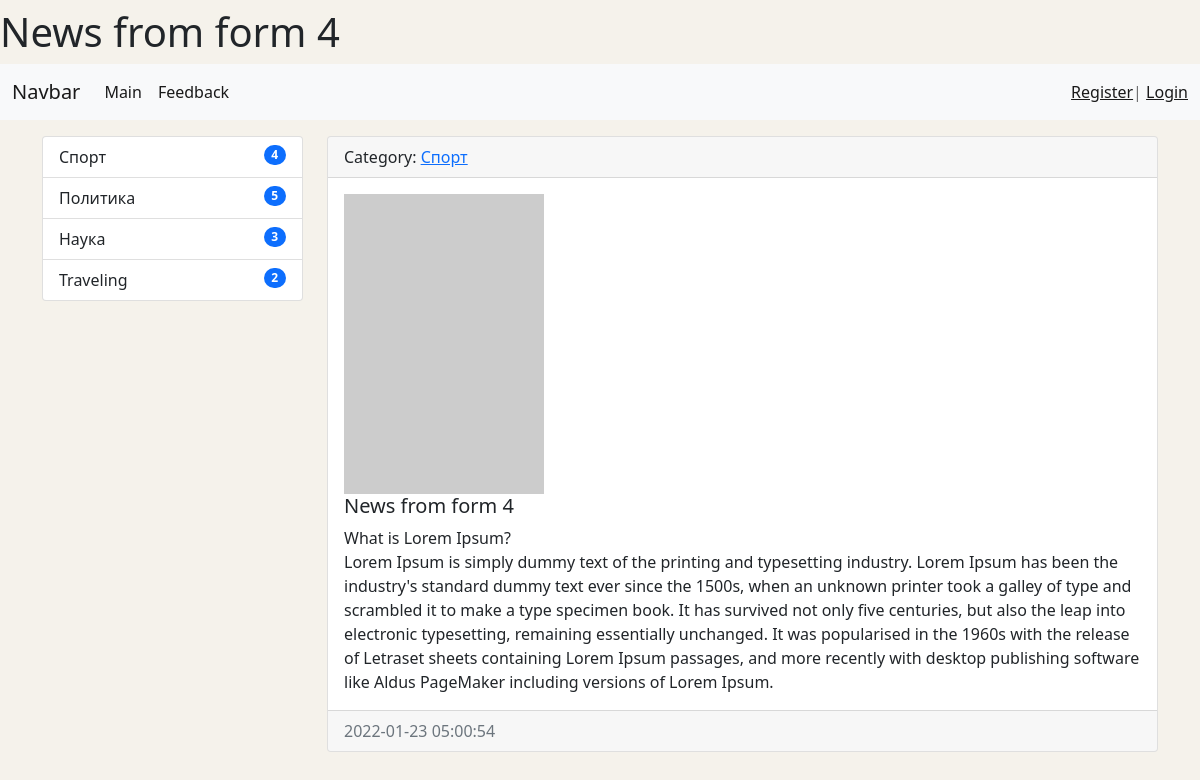
The app's page /news/13/ with its own data.
### news/models.py (models this page shows, shortened)
class News(models.Model):
    title = models.CharField(max_length=150, verbose_name='Наименование')
    content = models.TextField(blank=True, verbose_name='Контент')
    created_at = models.DateTimeField(auto_now_add=True, verbose_name='Дата публикации')
    updated_at = models.DateTimeField(auto_now=True, verbose_name='Обновлено')
    photo = models.ImageField(upload_to='photos/%Y/%m/%d/', verbose_name='Фото', blank=True)
    is_published = models.BooleanField(default=True, verbose_name='Опубликовано')
    category = models.ForeignKey('Category', on_delete=models.PROTECT, verbose_name='Категория')
    numbers_of_views = models.IntegerField(default=0)
    class Meta:
        verbose_name = 'Новость'
        verbose_name_plural = 'Новости'
        ordering = ['-created_at']

class Category(models.Model):
    title = models.CharField(max_length=150, db_index=True, verbose_name='Наименование категории')
    def get_absolute_url(self):
        return reverse('category', kwargs={'category_id': self.pk})
    def __str__(self):
        return self.title
    class Meta:
        verbose_name = 'Категория'
        verbose_name_plural = 'Категории'
        ordering = ['-title']

### news/views.py (the view)
# urls.py: path('news/<int:pk>/', ViewNews.as_view(), name='view_news'),
class ViewNews(DetailView):
    model = News
    context_object_name = 'news_item'

### news/templatetags/news_tags.py (called while the page is built)
@register.inclusion_tag('news/list_categories.html')
def show_categories():
    categories = Category.objects.annotate(cnt=Count('news', filter=F('news__is_published'))).filter(cnt__gt=0)
    return {'categories': categories}

### news/templates/news/news_detail.html (shortened to what this page needs)
{% extends 'base.html' %}
{% block news_item_title %}
    {{ news_item.title }}
{% endblock %}
{% block sidebar %}
{% include 'inc/_sidebar.html' %}
{% endblock %}
{% block content %}
<div class="card mb-3">
    <div class="card-header">
        Category: <a href="{{ news_item.category.get_absolute_url }}">{{ news_item.category }}</a>
    </div>
    <div class="card-body">
        {% if news_item.photo %}
            <img src="{{ news_item.photo.url }}" alt="Photo" width="200" class="float-left mr-3">
        {% else %}
            <img src="https://picsum.photos/200/300/?blur=2" alt="Photo" class="float-left mr-3">
        {% endif %}
        <h5 class="card-title">{{ news_item.title }}</h5>
        <p class="card-text">{{ news_item.content|safe|linebreaksbr }}</p>
    </div>
    <div class="card-footer text-muted">
        {{ news_item.created_at|date:'Y-m-d H:i:s' }}
    </div>
</div>
{% endblock %}

### news/templates/news/list_categories.html
<div class="list-group">
    {% for item_categories in categories %}
    <a href="{{ item_categories.get_absolute_url }}" class="list-group-item list-group-item-action">
        {{ item_categories.title }}
        <span class="badge bg-primary rounded-pill category_badge">{{ item_categories.cnt }}</span>
    </a>
    {% endfor %}
</div>

### mySite/static/css/main.css (style rules this page uses)
body { background-color: #f5f2eb; }
.category_badge { float: right; }

### records on screen
News: title "News from form 4", category "Спорт", content "What is Lorem Ipsum? Lorem Ipsum is simply dummy text of the printing and typesetting industry. Lorem Ipsum has been the industry's standard dummy text ever since the 1500s, when an unknown printer took a galley of type and scrambled it to make a type specimen book. It has survived not only five centuries, but also the leap into electronic typesetting, remaining essentially unchanged. It was popularised in the 1960s with the release of Letraset sheets containing Lorem Ipsum passages, and more recently with desktop publishing software like Aldus PageMaker including versions of Lorem Ipsum.", created_at "2022-01-23 05:00:54"
Category: title "Спорт", cnt "4"
Category: title "Политика", cnt "5"
Category: title "Наука", cnt "3"
Category: title "Traveling", cnt "2"
